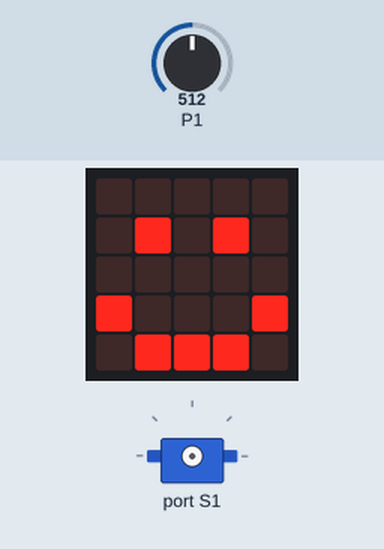
Recording of a program running on a simulated BBC micro:bit (MakeCode). Shown: the board's 5×5 LED display, servo. The test bench sets the inputs (shaded band); at power-on: P1 = 512 (analog values on the 0–1023 scale).

Above: at 0.1 s.
1.9 s: P1 set to 118
3.4 s: P1 set to 99
At 3.56 s:
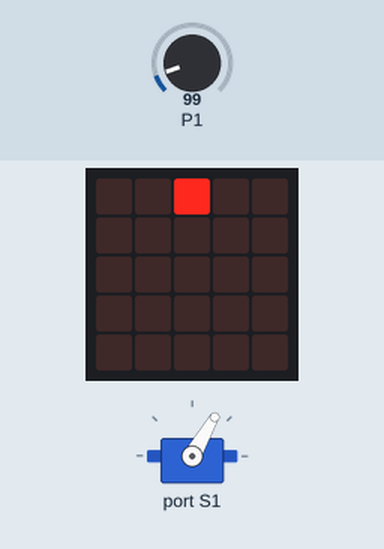
5.8 s: P1 set to 120
At 5.8 s:
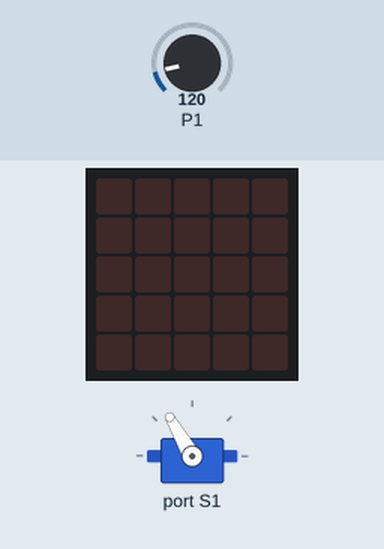
7.3 s: P1 set to 100
At 7.46 s:
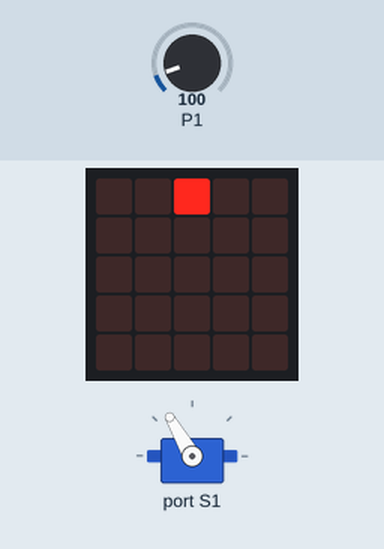
10.3 s: P1 set to 122
At 10.3 s:
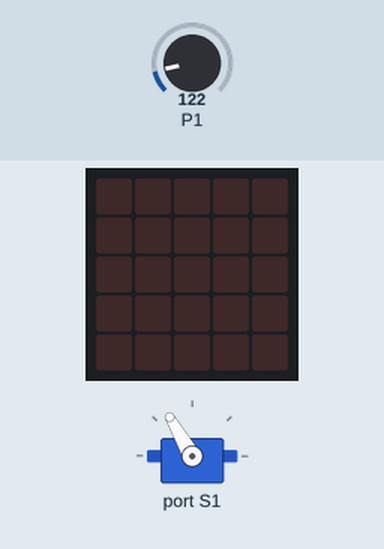
Timing chart, 0 to 12.8 s (numbered marks = the images above; inputs shaded):
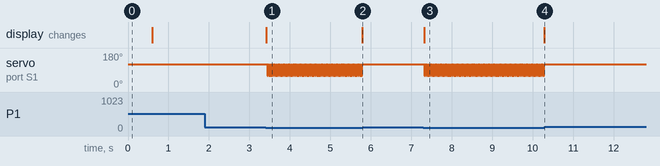

The program:

main.ts
```typescript
function prehodVyhybku (num: number) {
    if (stavy_vyhybek[num]) {
        stavy_vyhybek[num] = 0
        prehodServo(num, 90)
    } else {
        stavy_vyhybek[num] = 1
        prehodServo(num, 180)
    }
    return stavy_vyhybek[num]
}
function dejCisloTlacitka (hodnota_pinu2: number) {
    if (hodnota_pinu2 < 20) {
        return 1
    } else if (hodnota_pinu2 < 70) {
        return 2
    } else if (hodnota_pinu2 < 110) {
        return 3
    } else if (hodnota_pinu2 < 150) {
        return 4
    } else if (hodnota_pinu2 < 600) {
        return 5
    } else {
        return 0
    }
}
function vytvorObrazek (tlacitko: number, pozice_vyhybky: number) {
    basic.clearScreen()
    if (tlacitko > 0) {
        led.plot(tlacitko - 1, 0)
    }
    if (pozice_vyhybky == 0) {
        led.plot(2, 3)
        led.plot(2, 4)
        led.plot(3, 2)
        led.plot(4, 0)
        led.plot(4, 1)
    } else if (pozice_vyhybky == 1) {
        led.plot(4, 0)
        led.plot(4, 1)
        led.plot(4, 2)
        led.plot(4, 3)
        led.plot(4, 4)
    }
}
function prehodServo (num2: number, angle: number) {
    if (num2 == 0) {
        wuKong.setServoAngle(wuKong.ServoTypeList._270, wuKong.ServoList.S0, angle)
    } else if (num2 == 1) {
        wuKong.setServoAngle(wuKong.ServoTypeList._270, wuKong.ServoList.S1, angle)
    } else if (num2 == 2) {
        wuKong.setServoAngle(wuKong.ServoTypeList._270, wuKong.ServoList.S2, angle)
    } else if (num2 == 3) {
        wuKong.setServoAngle(wuKong.ServoTypeList._270, wuKong.ServoList.S3, angle)
    } else if (num2 == 4) {
        wuKong.setServoAngle(wuKong.ServoTypeList._270, wuKong.ServoList.S4, angle)
    } else if (num2 == 5) {
        wuKong.setServoAngle(wuKong.ServoTypeList._270, wuKong.ServoList.S5, angle)
    } else if (num2 == 6) {
        wuKong.setServoAngle(wuKong.ServoTypeList._270, wuKong.ServoList.S6, angle)
    } else if (num2 == 7) {
        wuKong.setServoAngle(wuKong.ServoTypeList._270, wuKong.ServoList.S7, angle)
    }
}
function tlacitkoZmacknute (hodnota_pinu: number) {
    return hodnota_pinu < 600
}
let pozice_vyhybky2 = 0
let tlacitko2 = 0
let stavy_vyhybek: number[] = []
stavy_vyhybek = [
0,
0,
0,
0,
0,
0,
0
]
basic.showIcon(IconNames.Happy)
basic.forever(function () {
    tlacitko2 = dejCisloTlacitka(pins.analogReadPin(AnalogPin.P1))
    basic.clearScreen()
    pozice_vyhybky2 = 1000
    if (tlacitko2 == 3) {
        prehodVyhybku(1)
        vytvorObrazek(tlacitko2, pozice_vyhybky2)
    }
})
```

test.ts
```typescript
// Tady jsou testy. Při použití tohoto balíčku jako rozšíření nebude zkompilováno.
```

Measured:
- the behaviour switches between 110 and 109 on P1 (found by bisection; images 0 and 1)
- after the input at 1.9 s, every drawn part: stays the same
- after the input at 3.4 s, servo on port S1: alternates 120° for 0.02 s and 60° for 0.02 s, starting at once; the display: changes at once (image 1)
- after the input at 5.8 s, servo on port S1: stops changing and stays 120°
- after the input at 7.3 s, servo on port S1: alternates 120° for 0.02 s and 60° for 0.02 s, starting at once; the display: changes at once (image 3)
- after the input at 10.3 s, servo on port S1: stops changing and stays 120°
